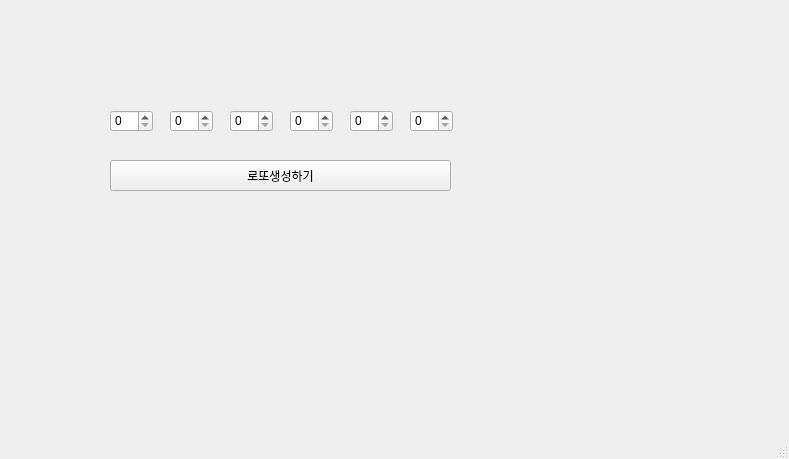
<?xml version="1.0" encoding="UTF-8"?>
<ui version="4.0">
 <class>MainWindow</class>
 <widget class="QMainWindow" name="MainWindow">
  <property name="geometry">
   <rect>
    <x>0</x>
    <y>0</y>
    <width>789</width>
    <height>459</height>
   </rect>
  </property>
  <property name="windowTitle">
   <string>MainWindow</string>
  </property>
  <widget class="QWidget" name="centralwidget">
   <widget class="QSpinBox" name="sp1">
    <property name="geometry">
     <rect>
      <x>110</x>
      <y>110</y>
      <width>43</width>
      <height>22</height>
     </rect>
    </property>
   </widget>
   <widget class="QSpinBox" name="sp2">
    <property name="geometry">
     <rect>
      <x>170</x>
      <y>110</y>
      <width>43</width>
      <height>22</height>
     </rect>
    </property>
   </widget>
   <widget class="QSpinBox" name="sp3">
    <property name="geometry">
     <rect>
      <x>230</x>
      <y>110</y>
      <width>43</width>
      <height>22</height>
     </rect>
    </property>
   </widget>
   <widget class="QSpinBox" name="sp4">
    <property name="geometry">
     <rect>
      <x>290</x>
      <y>110</y>
      <width>43</width>
      <height>22</height>
     </rect>
    </property>
   </widget>
   <widget class="QSpinBox" name="sp5">
    <property name="geometry">
     <rect>
      <x>350</x>
      <y>110</y>
      <width>43</width>
      <height>22</height>
     </rect>
    </property>
   </widget>
   <widget class="QSpinBox" name="sp6">
    <property name="geometry">
     <rect>
      <x>410</x>
      <y>110</y>
      <width>43</width>
      <height>22</height>
     </rect>
    </property>
    <property name="minimum">
     <number>0</number>
    </property>
    <property name="value">
     <number>0</number>
    </property>
   </widget>
   <widget class="QPushButton" name="pb">
    <property name="geometry">
     <rect>
      <x>110</x>
      <y>160</y>
      <width>341</width>
      <height>31</height>
     </rect>
    </property>
    <property name="text">
     <string>로또생성하기</string>
    </property>
   </widget>
  </widget>
  <widget class="QMenuBar" name="menubar">
   <property name="geometry">
    <rect>
     <x>0</x>
     <y>0</y>
     <width>789</width>
     <height>21</height>
    </rect>
   </property>
  </widget>
  <widget class="QStatusBar" name="statusbar"/>
 </widget>
 <resources/>
 <connections/>
</ui>
